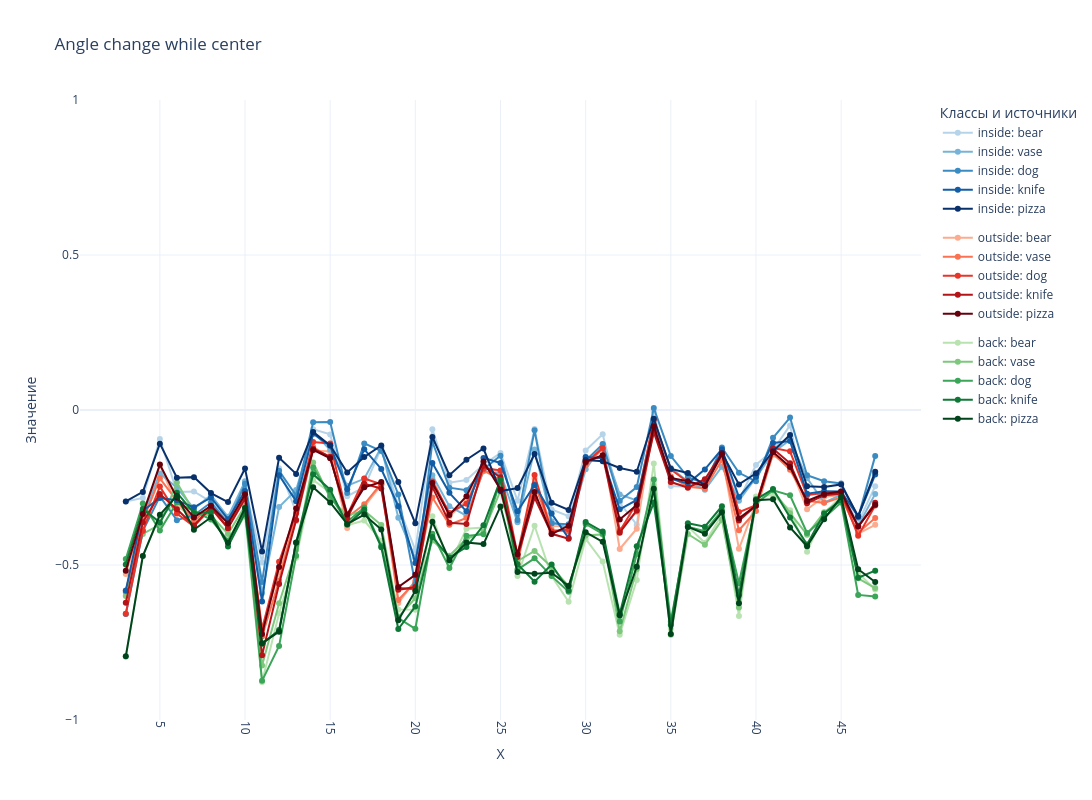

Notebook code for this chart:
### Code cell
plot_class_specific_angles_all_model(inside_np, outside_np, back_np, type, operation, class_names, savefig)
